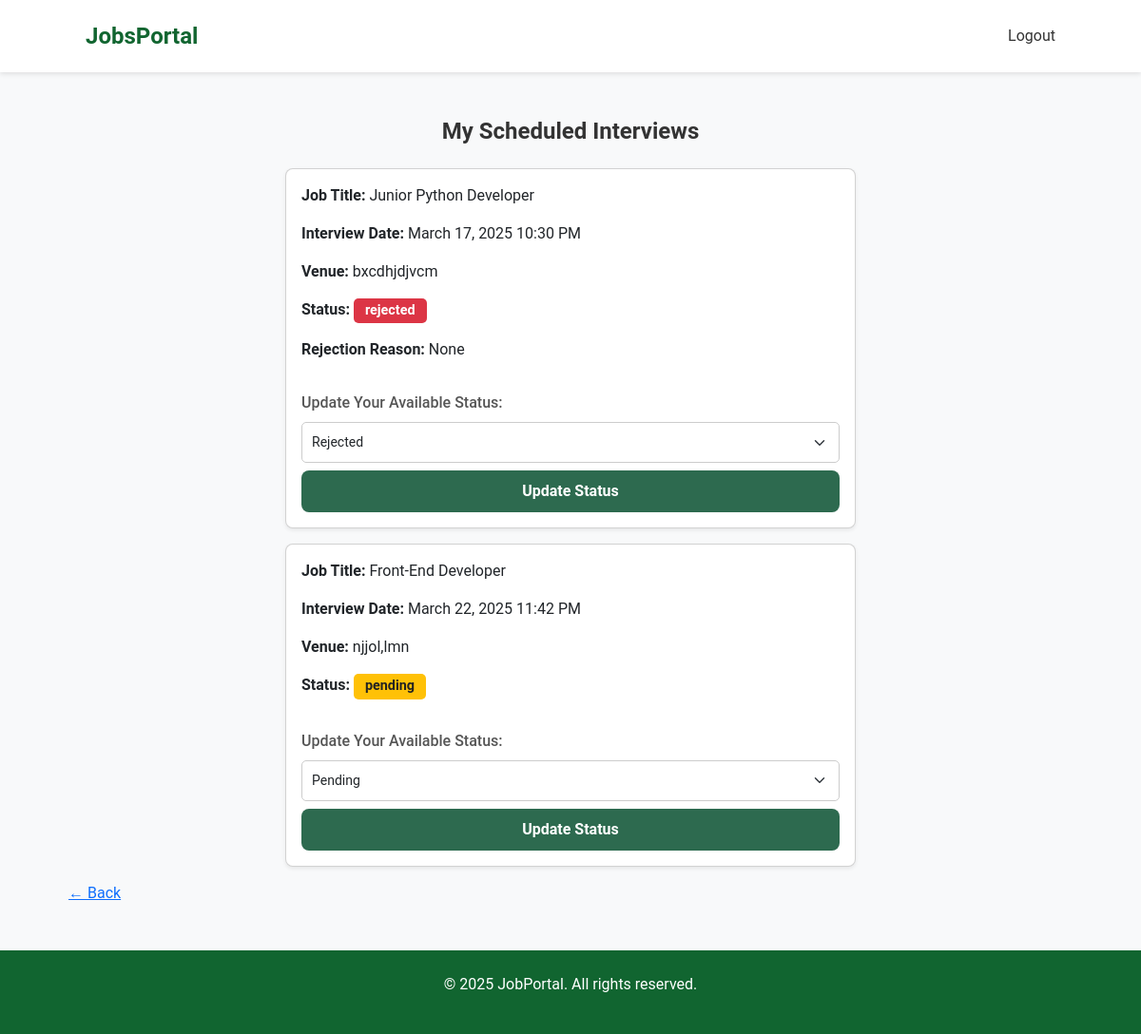
/my-interviews/ (signed in), run on an earlier commit of the app's database.
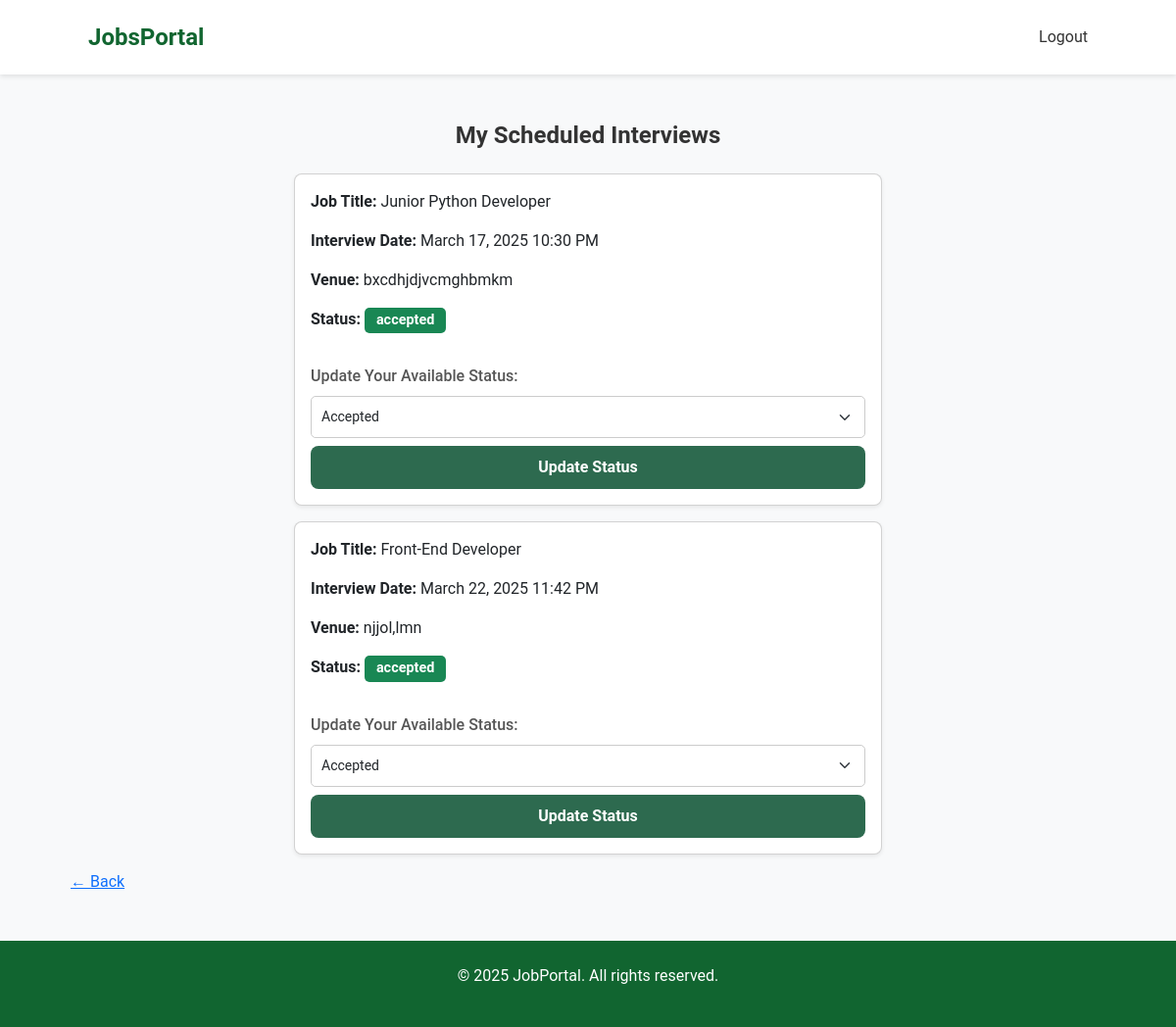
And on a later commit of the database.
### jobs/models.py (models this page shows, shortened)
class Interview(models.Model):
    STATUS_CHOICES = [
        ("pending", "Pending"),
        ("accepted", "Accepted"),
        ("rejected", "Rejected"),
    ]
    application = models.OneToOneField('Application', on_delete=models.CASCADE)  # Link to application
    interviewer = models.ForeignKey(User, on_delete=models.CASCADE)  # Employer conducting the interview
    interview_date = models.DateTimeField(null=True,blank=True)  # Date and time of interview
    venue = models.CharField(max_length=255)  # Interview venue
    status = models.CharField(max_length=20, choices=[('Scheduled', 'Scheduled'), ('Completed', 'Completed')], default='Scheduled')
    invitation_status = models.CharField(max_length=10, choices=STATUS_CHOICES, default="pending")
    rejection_reason = models.TextField(blank=True, null=True)  # Store rejection reason

class Application(models.Model):
    STATUS_CHOICES = [
        ('pending', 'Pending'),
        ('selected', 'Selected'),
        ('rejected', 'Rejected'),
    ]
    job = models.ForeignKey(Job, on_delete=models.CASCADE)
    job_seeker = models.ForeignKey(User, on_delete=models.CASCADE, limit_choices_to={'user_type': 'job_seeker'})
    applicant_fullname = models.CharField(max_length=255 , blank=True,null=True)
    qualification = models.CharField(max_length=100, default="Bachelor")
    experience = models.TextField(default="Fresher")
    profile_photo = models.ImageField(upload_to='profile_photos/', blank=True, null=True)
    skills = models.TextField(blank=True,null=True)
    email = models.EmailField(blank=True,null=True)
    phone = models.CharField(max_length=15,blank=True,null=True)
    cover_letter = models.FileField(upload_to='cover_letters/', blank=True, null=True)
    applied_at = models.DateTimeField(auto_now_add=True)
    status = models.CharField(max_length=10, choices=STATUS_CHOICES, default='pending')

class Job(models.Model):
    employer = models.ForeignKey(User, on_delete=models.CASCADE, limit_choices_to={'user_type': 'employer'})
    company_name = models.CharField(max_length=255, blank=True, null=True)
    company_website = models.URLField(blank=True, null=True)
    job_title = models.CharField(max_length=200,null=True,blank=True)
    description = models.TextField()
    required_skills = models.TextField(blank=True, null=True)
    location = models.CharField(max_length=100)
    salary_range = models.CharField(max_length=100,null=True,blank=True)
    category = models.ForeignKey(JobCategory, on_delete=models.SET_NULL, null=True, blank=True)
    job_type = models.ForeignKey(JobType, on_delete=models.SET_NULL, null=True, blank=True)
    minimum_qualification = models.CharField(max_length=100, default="Bachelor")
    experience_level = models.CharField(max_length=100,default="Fresher")
    application_deadline = models.DateField(null=True,blank=True)
    posted_at = models.DateTimeField(auto_now_add=True)

### jobs/views.py (the view, shortened to what this page needs)
# urls.py: path('my-interviews/', my_interviews, name='my_interviews'),
@login_required
def my_interviews(request):
    interviews = Interview.objects.filter(application__job_seeker=request.user)
    return render(request, "my_interview.html", {"interviews": interviews})

### jobs/templates/my_interview.html (shortened to what this page needs)
{% extends 'base.html' %}
{% load static %}
{% block content %}
<h2 class="mb-4">My Scheduled Interviews</h2>
{% for interview in interviews %}
    <div class="card shadow-sm p-3 mb-3">
        <p><strong>Job Title:</strong> {{ interview.application.job.job_title }}</p>
        <p><strong>Interview Date:</strong> {{ interview.interview_date|date:"F d, Y g:i A" }}</p>
        <p><strong>Venue:</strong> {{ interview.venue }}</p>
        <p>
            <strong>Status:</strong>
            <span class="badge
                {% if interview.invitation_status == 'pending' %} bg-warning
                {% elif interview.invitation_status == 'accepted' %} bg-success
                {% elif interview.invitation_status == 'rejected' %} bg-danger {% endif %}">
                {{ interview.invitation_status }}
            </span>
        </p>
        {% if interview.invitation_status == "rejected" and interview.rejection_reason %}
            <p><strong>Rejection Reason:</strong> {{ interview.rejection_reason }}</p>
        {% endif %}
        <form method="post" class="mt-3">
            <div class="mb-2">
                <label for="status_{{ interview.id }}" class="form-label">Update Your Available Status:</label>
                <select name="status" id="status_{{ interview.id }}" class="form-select" onchange="toggleRejectionReason({{ interview.id }})">
                    <option value="pending" {% if interview.invitation_status == "pending" %}selected{% endif %}>Pending</option>
                    <option value="accepted" {% if interview.invitation_status == "accepted" %}selected{% endif %}>Accepted</option>
                    <option value="rejected" {% if interview.invitation_status == "rejected" %}selected{% endif %}>Rejected</option>
                </select>
            </div>
            <button type="submit" class="btn btn-primary">Update Status</button>
        </form>
    </div>
{% empty %}
    <p>No interviews scheduled yet.</p>
{% endfor %}
<a href="/alljobs/" class="custom-back-btn">← Back</a>
{% endblock %}

### jobs/templates/base.html (shortened to what this page needs)
{% load static %}
<!DOCTYPE html>
<html lang="en">
<head>
  <link href="https://cdn.jsdelivr.net/npm/bootstrap@5.3.0/dist/css/bootstrap.min.css" rel="stylesheet">
  <link rel="stylesheet" href="{% static 'css/base.css' %}">
  <link rel="stylesheet" href="{% static 'css/style.css' %}">
  <link rel="stylesheet" href="{% static 'css/view.css' %}" />
  <link rel="stylesheet" href="{% static 'css/job_apply.css' %}">
  <link rel="stylesheet" href="{% static 'css/job.css' %}" />
  <link rel="stylesheet" href="{% static 'css/register.css' %}">
  <link rel="stylesheet" href="{% static 'css/login.css' %}">
  <link rel="stylesheet" href="{% static 'css/dash.css' %}">
  <link rel="stylesheet" href="{% static 'css/myjobs.css' %}">
  <link rel="stylesheet" href="{% static 'css/view_applications.css' %}">
  <link rel="stylesheet" href="{% static 'css/detailapplicant.css' %}">
  <link rel="stylesheet" href="{% static 'css/schedule.css' %}">
  <link rel="stylesheet" href="{% static 'css/myapplication.css' %}">
</head>
<body>
   <header class="navbar">
    <div class="container nav-container">
      <div class="nav-logo">JobsPortal</div>
      {% if user.is_authenticated %}
      <a href="/logout/" class="nav-link">Logout</a>
      {% else %}
      <nav class="nav-menu">
        <a href="/" class="nav-link">Login</a>
        <a href="/reg/" class="nav-link-post-job-btn">Register</a>
      </nav>
      {% endif %}
    </div>
  </header>
  <div class="container my-5">
    {% block content %}{% endblock %}
  </div>
  <footer class="text-center py-4">
    <p>&copy; 2025 JobPortal. All rights reserved.</p>
  </footer>
</body>
</html>

### jobs/static/css/base.css (style rules this page uses)
body { font-family: Arial, sans-serif; margin: 0; padding: 0; background-color: #f8f9fa; }
.navbar { display: flex; justify-content: space-between; padding: 20px; background: #fff; box-shadow: 0 2px 5px rgba(0,0,0,0.1); }
.nav-logo { font-size: 24px; font-weight: bold; color: #116530; }
footer { background: #116530; color: white; text-align: center; padding: 10px; margin-top: 40px; }

### jobs/static/css/style.css (style rules this page uses)
body { font-family: 'Poppins', sans-serif; margin: 0; padding: 0; background-color: #f8f9fa; }

### jobs/static/css/view.css (style rules this page uses)
.btn-primary { background-color: #116530; color: #fff; border: none; padding: 0.6rem 1rem; border-radius: 5px; font-weight: 500; }

### jobs/static/css/job_apply.css (style rules this page uses)
body { font-family: Arial, sans-serif; margin: 0; padding: 0; background-color: #f5f5f5; }
input[type="text"], input[type="email"], input[type="tel"], input[type="file"], textarea, select { width: 100% !important; max-width: 600px !important; padding: 10px !important; border: 1px solid #ccc !important; border-radius: 5px !important; font-size: 14px !important; box-sizing: border-box !important; }
h2 { text-align: center; font-size: 24px; font-weight: bold; margin-bottom: 20px; }
form { display: flex; flex-direction: column; }
label { font-weight: bold; display: block; margin-bottom: 5px; }
input, textarea, select { width: calc(100% - 24px); padding: 12px; border: 1px solid #ccc; border-radius: 5px; font-size: 14px; background-color: #f8f8f8; outline: none; box-sizing: border-box; }

### jobs/static/css/register.css (style rules this page uses)
body { background-color: #f9fafb; font-family: 'Segoe UI', sans-serif; }
.form-label { font-weight: 500; color: #555; }
.form-control, .form-select { border-radius: 8px; border: 1px solid #ced4da; padding: 12px; transition: border-color 0.3s; }
button { background-color: #116530; color: white; border-radius: 8px; padding: 12px; border: none; font-weight: 500; transition: background-color 0.3s; }

### jobs/static/css/login.css (style rules this page uses)
body { background-color: #f8f9fa; }

### jobs/static/css/dash.css (style rules this page uses)
.btn { display: inline-block; padding: 10px 15px; border-radius: 6px; font-size: 16px; text-align: center; text-decoration: none; font-weight: bold; transition: 0.3s ease; }
.btn-primary { background-color: #2d6a4f; color: white; }

### jobs/static/css/myjobs.css (style rules this page uses)
* { margin: 0; padding: 0; box-sizing: border-box; }
body { font-family: Arial, sans-serif; background-color: #f8f9fa; color: #333; }
.container { width: 90%; max-width: 1200px; margin: 0 auto; }

### jobs/static/css/detailapplicant.css (style rules this page uses)
.card { border-radius: 12px; background-color: #ffffff; }
h2 { font-weight: bold; font-size: 24px; }
.btn { border-radius: 8px; font-weight: 600; transition: all 0.3s ease-in-out; }
.form-select { border-radius: 8px; font-size: 16px; padding: 10px; }

### jobs/static/css/schedule.css (style rules this page uses)
body { background-color: #f8f9fa; font-family: 'Arial', sans-serif; }
.card { max-width: 600px; margin: auto; border-radius: 12px; padding: 20px; background: white; }
.btn { border-radius: 8px; padding: 10px 15px; font-size: 1rem; }

### jobs/static/css/myapplication.css (style rules this page uses)
.container { max-width: 1140px; }
.card { background: white; border-radius: 8px; padding: 20px; box-shadow: 0px 4px 10px rgba(0, 0, 0, 0.1); }
.badge { padding: 6px 12px; border-radius: 5px; font-size: 0.9rem; font-weight: bold; }
.bg-success { background: #198754; color: white; }

### jobs/templates/base.html (style rules this page uses)
body { background-color: #f8f9fa; font-family: 'Roboto', sans-serif; }

What changed in the data, as far as the page shows it:
changed Interview "Junior Python Developer": venue "bxcdhjdjvcm" → "bxcdhjdjvcmghbmkm"; invitation_status "rejected" → "accepted"; status "Rejected" → "Accepted"; rejection_reason "None" → (not shown)
changed Interview "March 22, 2025 11:42 PM": invitation_status "pending" → "accepted"; status "Pending" → "Accepted"
